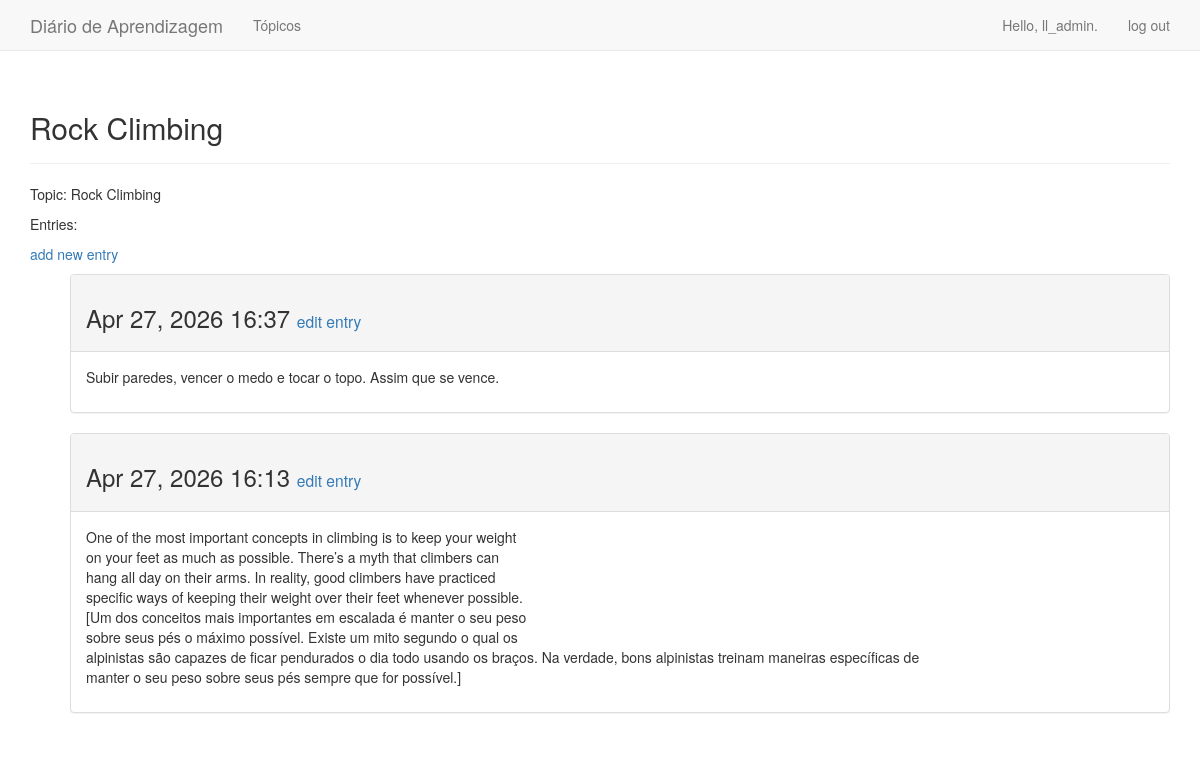
The page /topics/2/ (signed in) on the database its author committed.
### learning_logs/models.py (models this page shows, shortened)
class Topic(models.Model):
	text = models.CharField(max_length=200)
	date_added = models.DateTimeField(auto_now_add=True)
	owner = models.ForeignKey(User, on_delete=models.CASCADE)
	def __str__(self):
		return self.text

class Entry(models.Model):
	topic = models.ForeignKey(Topic, on_delete=models.CASCADE)
	text = models.TextField()
	date_added = models.DateTimeField(auto_now_add=True)
	class Meta:
		verbose_name_plural = 'entries'

### learning_logs/views.py (the view)
# urls.py: path('topics/<int:topic_id>/', views.topic, name='topic'),
@login_required
def topic(request, topic_id):
	topic = Topic.objects.get(id=topic_id)
	if topic.owner != request.user:
		raise Http404
	entries = topic.entry_set.order_by('-date_added')
	context = {'topic': topic, 'entries': entries}
	return render(request, 'learning_logs/topic.html', context)

### learning_logs/templates/learning_logs/topic.html
{% extends 'learning_logs/base.html' %}
{% block header %}
	<h2>{{ topic }}</h2>
{% endblock header %}
{% block content %}
	<p>Topic: {{ topic }}</p>
	<p>Entries:</p>
	<p>
		<a href="{% url 'learning_logs:new_entry' topic.id %}">add new entry</a>
	</p>
	<ul>
		{% for entry in entries %}
			<div class="panel panel-default">
				<div class="panel-heading">
					<h3>
						{{ entry.date_added|date:'M d, Y H:i' }}
						<small>
							<a href="{% url 'learning_logs:edit_entry' entry.id %}">edit entry</a>
						</small>
					</h3>
				</div>
				<div class="panel-body">
					{{ entry.text|linebreaks }}
				</div>
			</div>
		{% empty %}
			<li>
				There are no entries for this topic yet.
			</li>
		{% endfor %}
	</ul>
{% endblock content %}

### learning_logs/templates/learning_logs/base.html (shortened to what this page needs)
{% load bootstrap3 %}
<!DOCTYPE html>
<html lang="en">
	<head>
		{% bootstrap_css %}
	</head>
	<body>
			<nav class="navbar navbar-default navbar-static-top">
				<div class="container">
					<div class="navbar-header">
							<a class="navbar-brand" href="{% url 'learning_logs:index' %}">Diário de Aprendizagem</a>
					</div>
					<div id="navbar" class="navbar-collapse collapse">
						<ul class="nav navbar-nav">
							<li>
								<a href="{% url 'learning_logs:topics' %}">Tópicos</a>
							</li>
						</ul>
						<ul class="nav navbar-nav navbar-right">
							{% if user.is_authenticated %}
								<li><a>Hello, {{ user.username }}.</a></li>
								<li><a href="{% url 'users:logout' %}">log out</a></li>
							{% else %}
									<li><a href="{% url 'users:register' %}">registro</a></li>
									<li><a href="{% url 'users:login' %}">log in</a></li>
							{% endif %}
						</ul>
					</div>
				</div>
			</nav>
			<div class="container">
				<div class="page-header">
					{% block header %}{% endblock header %}
				</div>
				<div>
					{% block content %}{% endblock content %}
				</div>
			</div>
	</body>
</html>

### rows shown on the page
Topic: text "Rock Climbing"
Entry: date_added "Apr 27, 2026 16:37", text "Subir paredes, vencer o medo e tocar o topo. Assim que se vence."
Entry: date_added "Apr 27, 2026 16:13", text "One of the most important concepts in climbing is to keep your weight on your feet as much as possible. There’s a myth that climbers can hang all day on their arms. In reality, good climbers have practiced specific ways of keeping their weight over their feet whenever possible. [Um dos conceitos mais importantes em escalada é manter o seu peso sobre seus pés o máximo possível. Existe um mito segundo o qual os alpinistas são capazes de ficar pendurados o dia todo usando os braços. Na verdade, bons alpinistas treinam maneiras específicas de manter o seu peso sobre seus pés sempre que for possível.]"

### other values the page prints
{{ user.username }} "ll_admin"
